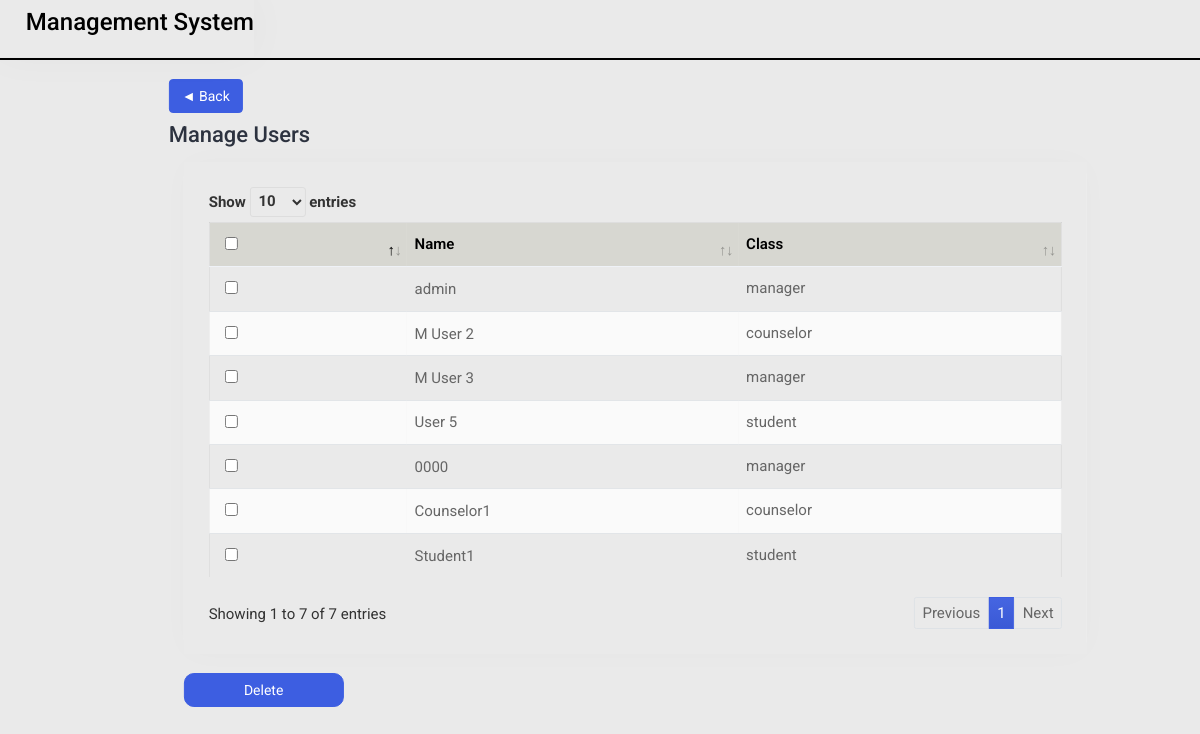
Before: /manager-manageusers/ (signed in) with the older database file.
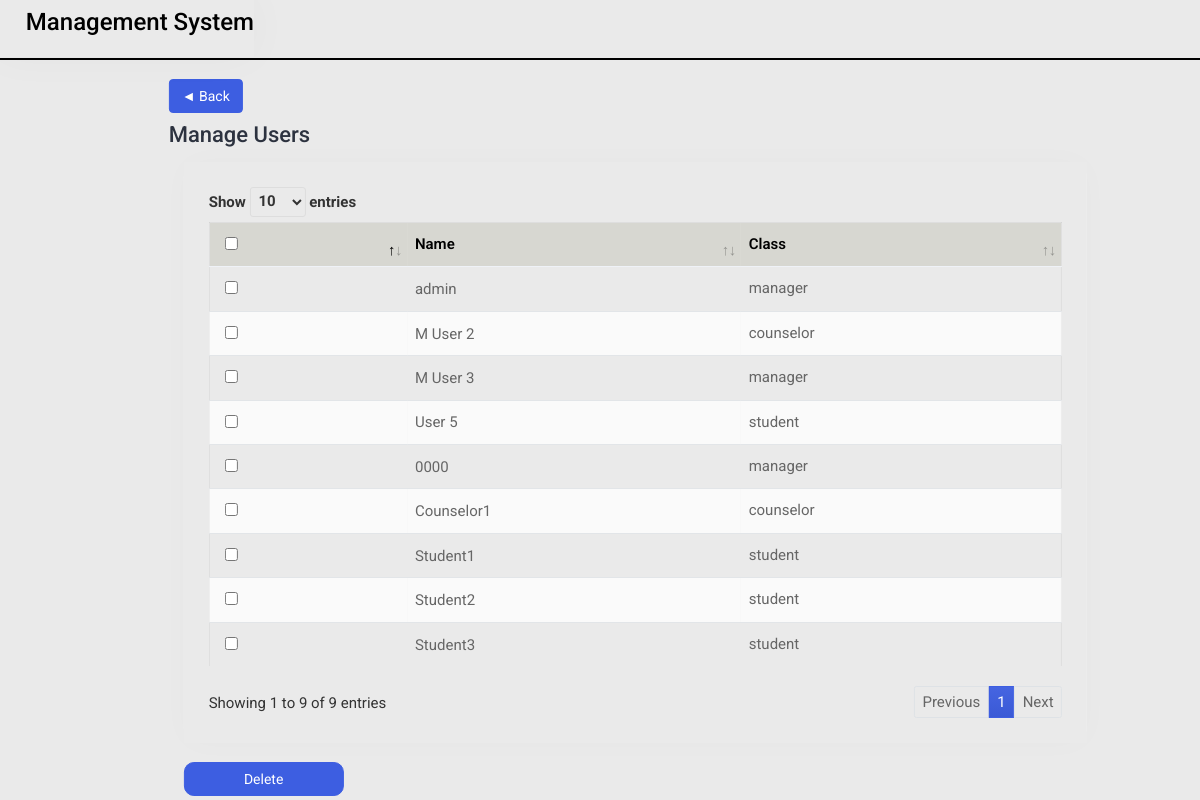
After: the same page with the newer database file.
### manager/models.py (models this page shows, shortened)
class CustomUser(AbstractBaseUser, PermissionsMixin):
    ROLE_CHOICES = [
        ('manager', 'Manager'),
        ('counselor', 'Counselor'),
        ('student', 'Student')
    ]
    username = models.CharField(max_length=50, unique=True)
    name = models.CharField(max_length=60)
    role = models.CharField(max_length=20, choices=ROLE_CHOICES)
    is_active = models.BooleanField(default=True)
    is_staff = models.BooleanField(default=False)
    REQUIRED_FIELDS = ['name', 'role']
    USERNAME_FIELD = 'username'
    objects = CustomUserManager()
    class Meta:
        verbose_name = 'Custom User'
        verbose_name_plural = 'Custom Users'

### manager/views.py (the view)
# urls.py: path('manager-manageusers/', views.manager_manageusers, name='manager-manageusers'),
@login_required
def manager_manageusers(request):
    users = CustomUser.objects.all()
    context = {'users' : users}
    return render(request, 'manager_manageusers.html', context)

### manager/templates/manager_manageusers.html (shortened to what this page needs)
{% load static %}
<!DOCTYPE html>
<html lang="en">
<head>
    <link rel="stylesheet" href="{% static 'css/bootstrap.min.css' %}">
    <link rel="stylesheet" href="{% static 'plugins/datatables/datatables.min.css' %}">
    <link rel="stylesheet" href="{% static 'css/login_style.css' %}">
</head>
<body>
    <div class="main-wrapper">
        <div class="header">
            <div class="header-left">
                <h3>Management System</h3>
            </div>
        </div>
        <div class="page-wrapper">
            <div class="content container-fluid">
                <div class="row justify-content-center">
                    <div class="row">
                        <div class="col-sm-12">
                            <a href="{% url 'manager-main' %}" class="btn btn-primary mb-3">◄ Back</a>
                            <div class="page-sub-header">
                                <h3 class="page-title">Manage Users</h3>
                            </div>
                        </div>
                    </div>
                </div>
                <div class="row">
                    <div class="col-sm-12">
                        <div class="card card-table comman-shadow">
                            <div class="card-body">
                                <div class="table-responsive">
                                    <table
                                        class="table border-0 star-student table-hover table-center mb-0 datatable table-striped">
                                        <thead class="student-thread">
                                            <tr>
                                                <th style="background: #d7d7d1;">
                                                    <div class="form-check check-tables">
                                                        <input class="form-check-input" type="checkbox"
                                                            value="something">
                                                    </div>
                                                </th>
                                                <th style="background: #d7d7d1;">Name</th>
                                                <th style="background: #d7d7d1;">Class</th>
                                            </tr>
                                        </thead>
                                        <tbody>
                                            {% for user in users %}
                                            <tr id="{{user.id}}">
                                                <td>
                                                    <div class="form-check check-tables">
                                                        <input class="form-check-input" type="checkbox"
                                                            name="selected-user[]" value="{{user.id}}">
                                                    </div>
                                                </td>
                                                <td>
                                                    <h2 class="table-avatar">
                                                        <a href="student-details.html">{{user.name}}</a>
                                                    </h2>
                                                </td>
                                                <td>{{user.role}}</td>
                                            </tr>
                                            {% endfor %}
                                        </tbody>
                                    </table>
                                </div>
                            </div>
                        </div>
                    </div>
                </div>
                <div class="row">
                    <div class="col-8 col-sm-3">
                        <div class="student-submit">
                            <button type="submit" class="btn btn-primary btn_delete" id="delete_btn">Delete</button>
                        </div>
                    </div>
                </div>
            </div>
        </div>
    </div>
</body>
</html>

Changed rows visible on the page:
added CustomUser: name "Student2", role "student"
added CustomUser: name "Student3", role "student"
Other visible differences:
text written by a page script: "Show entries Showing 1 to 7 of 7 entries Previous 1 Next" → "Show entries Showing 1 to 9 of 9 entries Previous 1 Next"
